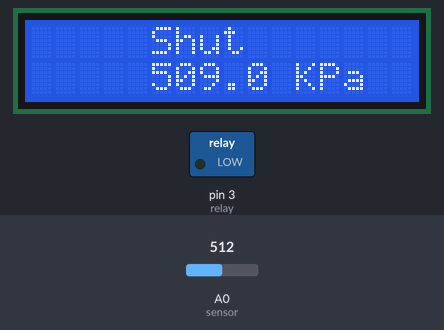
Simulated run of this sketch. Board: Arduino Uno, built with avr-gcc and run on an emulated ATmega328P. On the bench: 16×2 character LCD, switched loads named in the sketch (green lamp = pin HIGH). The test bench sets the inputs (shaded band); at power-on: A0 (sensor) = 512.

Above: at 1.2 s.
1.3 s: A0 (sensor) set to 193
At 15.2 s:
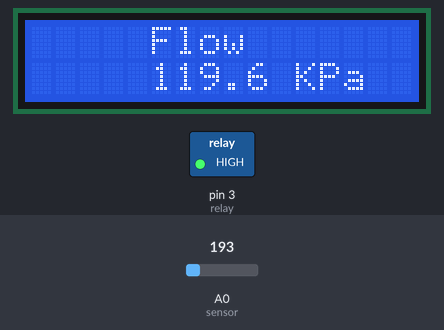
15.3 s: A0 (sensor) set to 158
At 20.6 s:
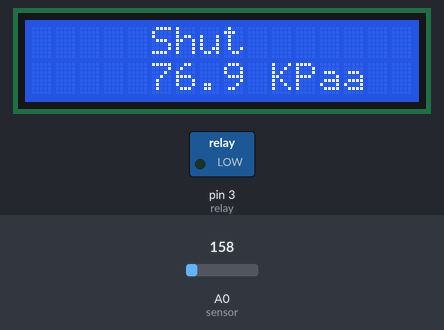
26.6 s: A0 (sensor) set to 122
At 36.4 s:
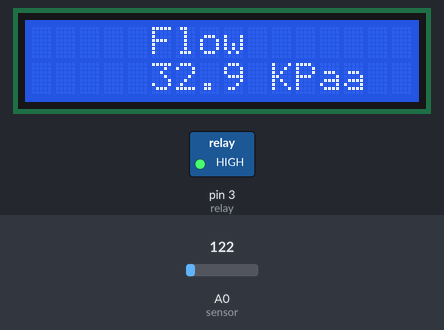
Timing chart, 0 to 41.6 s (numbered marks = the images above; inputs shaded):
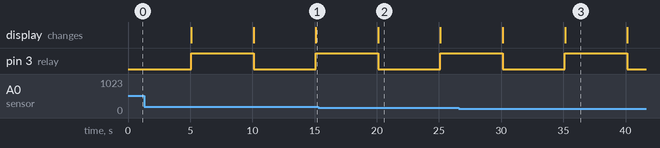

Measured:
- the behaviour switches between 177 and 176 on A0 (sensor) (found by bisection; images 1 and 2)
- after the input at 1.3 s, the display: first differs from a run without the input after 8.8 s (image 1 shows a later state)
- after the input at 15.3 s, the display: changes after 4.8 s (image 2)
- after the input at 26.6 s, the display: first changes after 3.5 s (image 3 shows a later state)
- what the display in image 2 shows lasts 5.0 s, from 20.1 s to 25.1 s

The sketch:

Testing.ino
```cpp
   // Date and time functions using a DS1307 RTC connected via I2C and Wire lib
#include <Wire.h>
#include <LCD_I2C.h>
LCD_I2C lcd(0x27,16,2);
const float  OffSet = 0.464 ;
float V, P;
int relay = 3;
int sensor = 0;

void setup () {
 lcd.begin();
 lcd.backlight();
 pinMode(relay, OUTPUT);
}

void solenoid_flow(){
  digitalWrite(relay, HIGH);
  lcd.setCursor(5,0);
  lcd.print("Flow");
}

void solenoid_shut(){
  digitalWrite(relay, LOW);
  lcd.setCursor(5,0);
  lcd.print("Shut");
}


void pressure(){
  V = analogRead(sensor) * 5.00 / 1024;     //Sensor output voltage
  P = (V - OffSet) * 250;             //Calculate water pressure

  lcd.setCursor(5,1);
  lcd.print(abs(P), 1);
  lcd.print(" KPa");
}

void loop () {
  pressure();
  //delay(1000);
  solenoid_shut();
  delay(5000);
  solenoid_flow();
  delay(5000);
}
```
